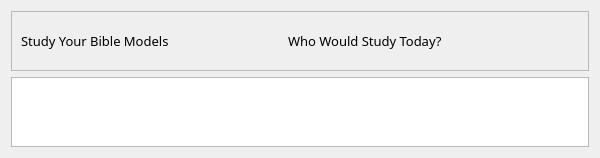
          <widget class="QWidget" name="bible_study_character_scrollAreaWidgetContents">
           <property name="geometry">
            <rect>
             <x>0</x>
             <y>0</y>
             <width>596</width>
             <height>140</height>
            </rect>
           </property>
           <layout class="QVBoxLayout" name="verticalLayout_17">
            <item>
             <widget class="QFrame" name="study_character_frame">
              <property name="minimumSize">
               <size>
                <width>0</width>
                <height>60</height>
               </size>
              </property>
              <property name="maximumSize">
               <size>
                <width>16777215</width>
                <height>60</height>
               </size>
              </property>
              <property name="frameShape">
               <enum>QFrame::Shape::StyledPanel</enum>
              </property>
              <property name="frameShadow">
               <enum>QFrame::Shadow::Raised</enum>
              </property>
              <layout class="QHBoxLayout" name="horizontalLayout_9">
               <item>
                <widget class="QLabel" name="study_character_title_label">
                 <property name="minimumSize">
                  <size>
                   <width>261</width>
                   <height>40</height>
                  </size>
                 </property>
                 <property name="maximumSize">
                  <size>
                   <width>16777215</width>
                   <height>40</height>
                  </size>
                 </property>
                 <property name="font">
                  <font>
                   <family>Segoe Print</family>
                   <pointsize>10</pointsize>
                   <italic>false</italic>
                   <bold>false</bold>
                  </font>
                 </property>
                 <property name="text">
                  <string>Study Your Bible Models</string>
                 </property>
                </widget>
               </item>
               <item>
                <widget class="QLabel" name="study_character_intro_label">
                 <property name="minimumSize">
                  <size>
                   <width>291</width>
                   <height>40</height>
                  </size>
                 </property>
                 <property name="maximumSize">
                  <size>
                   <width>16777215</width>
                   <height>40</height>
                  </size>
                 </property>
                 <property name="font">
                  <font>
                   <family>Segoe Print</family>
                   <pointsize>10</pointsize>
                   <italic>false</italic>
                   <bold>false</bold>
                  </font>
                 </property>
                 <property name="text">
                  <string>Who Would Study Today?</string>
                 </property>
                </widget>
               </item>
              </layout>
             </widget>
            </item>
            <item>
             <widget class="QTableWidget" name="study_characters_tableWidget"/>
            </item>
           </layout>
          </widget>
